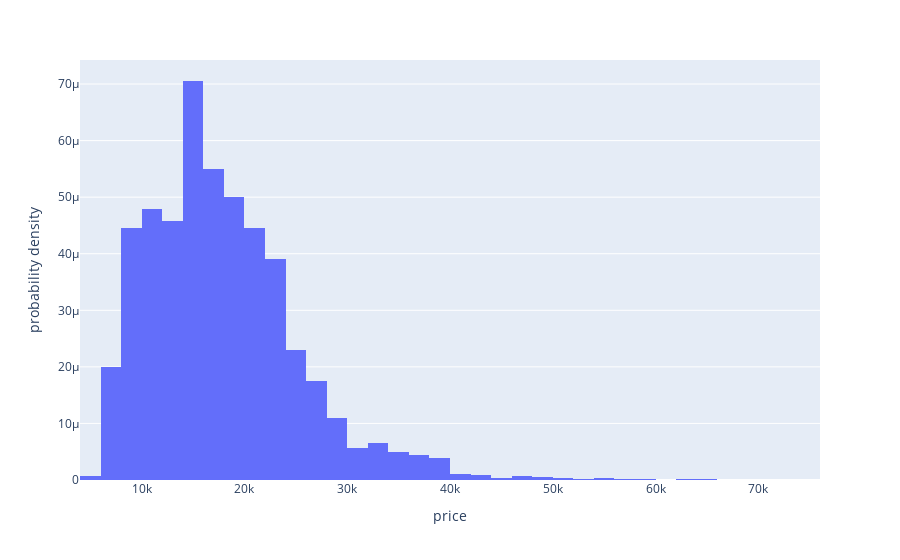

Notebook code for this chart:
### Code cell
import plotly.express as px
fig = px.histogram(df, x="price", histnorm='probability density',nbins=50)
fig.show()

### Figure 1 — Plotly figure (JSON) as saved in the notebook; plotly's stock layout.template omitted (floating-point values rounded to 4 significant figures; data arrays with more than 128 entries replaced by an {"elided": "..."} marker saying what was removed)
{"data": [{"alignmentgroup": "True", "bingroup": "x", "histnorm": "probability density", "hovertemplate": "price=%{x}<br>probability density=%{y}<extra></extra>", "legendgroup": "", "marker": {"color": "#636efa", "pattern": {"shape": ""}}, "name": "", "nbinsx": 50, "offsetgroup": "", "orientation": "v", "showlegend": false, "type": "histogram", "x": {"elided": "15914 int values"}, "xaxis": "x", "yaxis": "y"}], "layout": {"barmode": "relative", "legend": {"tracegroupgap": 0}, "margin": {"t": 60}, "xaxis": {"anchor": "y", "domain": [0, 1], "title": {"text": "price"}}, "yaxis": {"anchor": "x", "domain": [0, 1], "title": {"text": "probability density"}}}}
